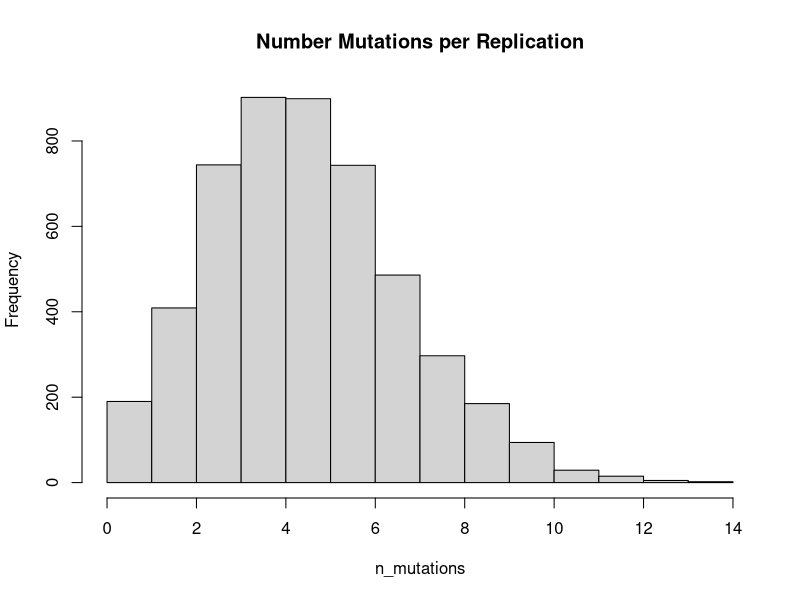
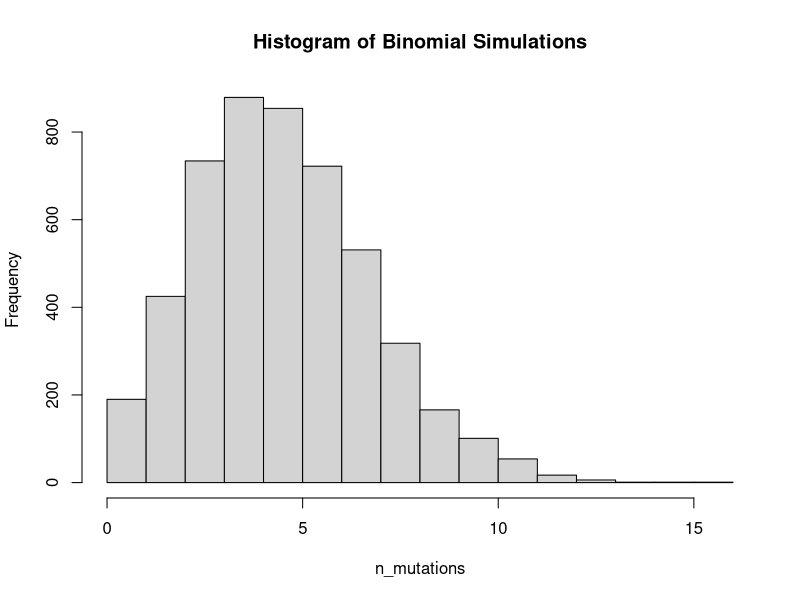
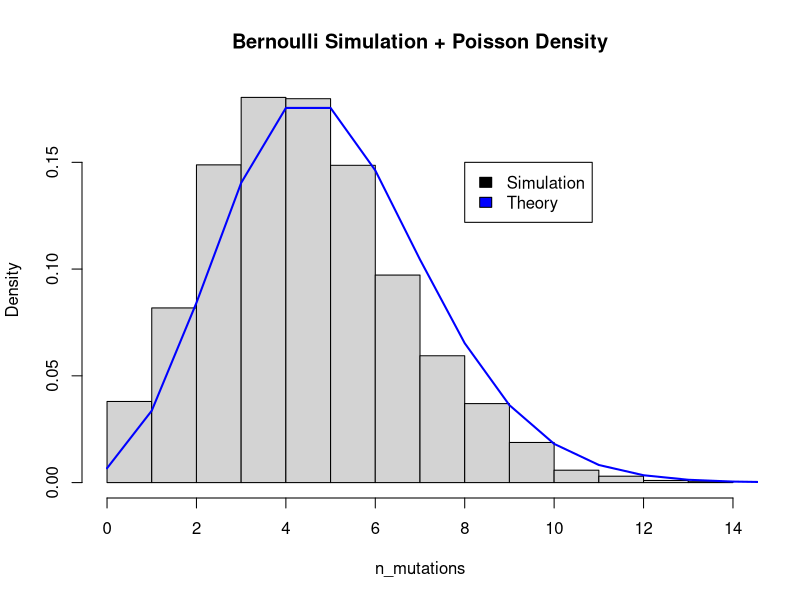
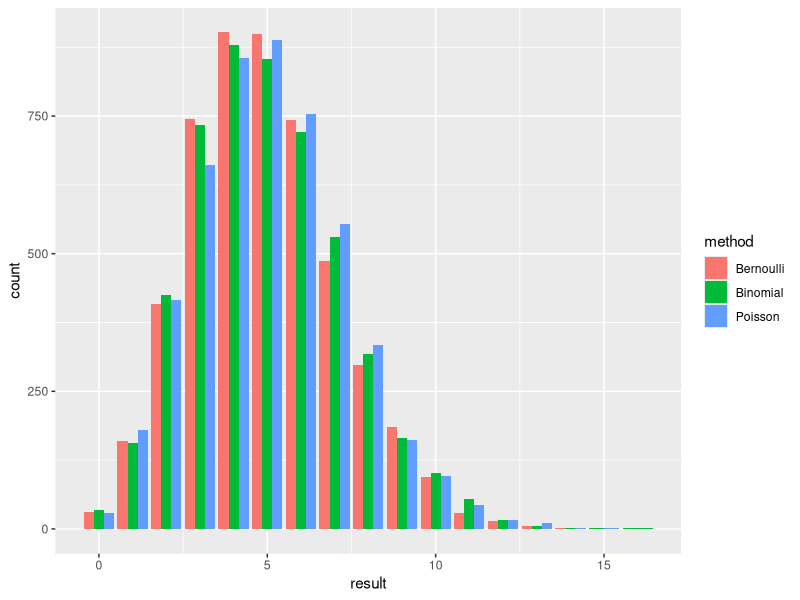
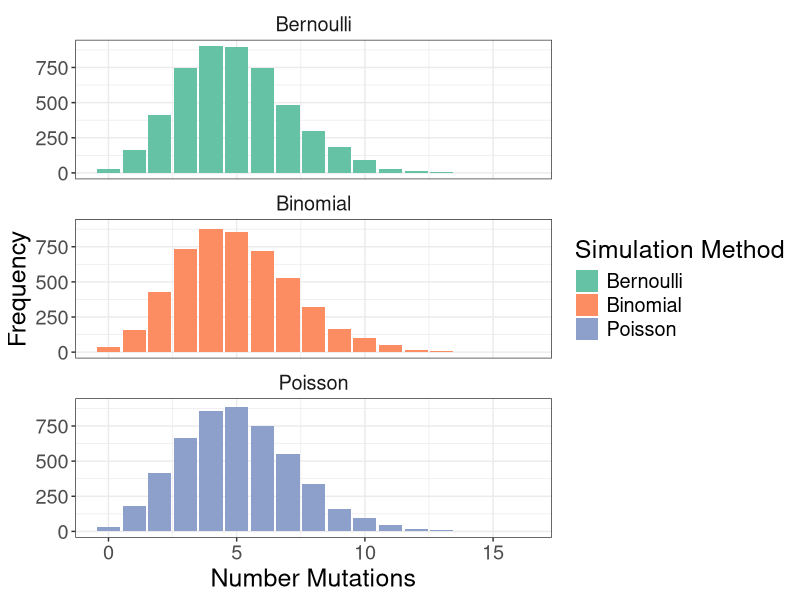
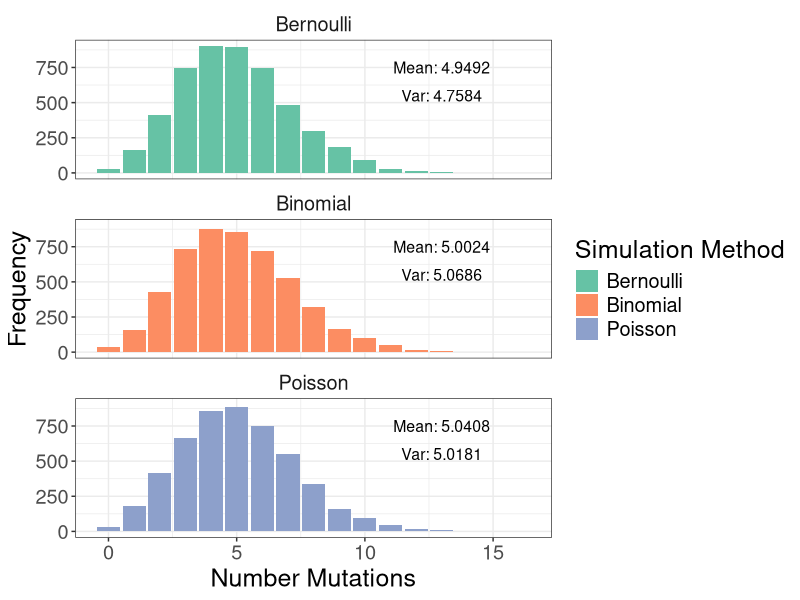

Here is the R script that generated these plots, in order:
## ---- chunk 1
knitr::opts_chunk$set(echo = TRUE)
## ---- chunk 2
mutation_prob<-5e-4 #Assigning the mutation rate
## We simulate using the r function runif to call a Random number from a UNIForm distribution
decision_number<-runif(1) #we only want 1 number
mutation<-mutation_prob>=decision_number #Did a mutation occur?
print(mutation)
## ---- chunk 3
## What about a whole genome's worth? How many would we expect? How variable would we expect this rate to be?
## Let's simulate to find out
## First, for the sake of everyone getting the same answer we can set the random number generator.
set.seed(1297)
decision_numbers<-runif(1e4) #R tip: the first argument for runif is the how many random numbers you want, so if you set a large number you get back a vector of numbers
total_mutations<-sum(decision_numbers<=mutation_prob) #R tip: R encodes FALSE=0 and TRUE=1 for the purpose of converting logical symbols to numbers. So sum({logical vector}) will give you the number of TRUEs. Also, the logical operators >,<,!=,== etc can automatically tell when you're comparing a single numeric to a vector and will do the comparison on the entire vector at once. Caution: If you compare two vectors of different lengths to each other, R will do some weird stuff, so avoid doing that. 
print(total_mutations)
## Pretty close to our expectation no?
## ---- chunk 4
## Now we can quickly sample the number of mutations for a genome replication
number_mutations<-rbinom(n=1,size=1e4,prob=mutation_prob) ## The n argument here tells us how many random numbers we want to generate, so this time we say 1 for 1 replication. 
print(number_mutations)
## ---- chunk 5
## This was for one replication for one genome. To get a feeling for the variance, we can simulate a bunch of times
## We're going to make this fast by using the apply family of functions
n_genomes=5000 #Say we're going to look at 5000 genomes replicating
## Now we're going to store the information from our simulation of each genome in a matrix
## For this matrix, the columns will each represent 1 genome, and the rows will each represent 
## 1 base pair. The number (simulated by runif) will represent the Bernoulli trial conducted on
## that base pair for that genome. If the value is <= mutation rate, we call that a mutation.
decision_matrix<-matrix(data=runif(1e4*n_genomes),ncol=n_genomes) 
## Let's see what this matrix looks like
str(decision_matrix)
## To operate on all columns of this matrix at once, we'll use apply.
## In R, the apply family of functions is there so that you don't have to worry about
## writing your own for loops to perform a function many times. apply works specifically on
## matrices. The function goes like this:
## apply(matrix, (1 for apply a function to every row, 2 for every column), function)
## In this implementation we're using an anonymous function, which means that we only define it
## in the command where we use it, so it isn't stored in memory. I do this a lot for my own convenience
## when I want to do an operation that I'm only ever going to want to do once and don't want to bother
## writing out the proper function for it, here I'm just demonstrating. 
## The syntax of an anonymous function is the same as the syntax of a regular function
## function(variables) {what to return} So in this case our function takes input x
## where x is a column of decision_matrix and gives me the number of TRUE's for x<=mutation_prob
n_mutations<-apply(decision_matrix,2,function(x) sum(x<=mutation_prob))
## Let's see what we got
## First we can check out the format of the output
str(n_mutations)
## We get one number for each column
hist(n_mutations,main='Number Mutations per Replication')
## Now let's learn a little bit about this simulations
avg_number_mutations<-mean(n_mutations)
var_number_mutations<-var(n_mutations)

print(avg_number_mutations)
print(var_number_mutations)
## Interesting... the mean and the variance appear to be the same. And remember, std dev = sqrt(var)
## so the standard deviation of this distribution would be like sqrt(5)~2.236
## ---- chunk 6
## This is gonna be so much easier
mutation_binomial<-rbinom(n_genomes,size=1e4,prob=mutation_prob)
## Boom
hist(mutation_binomial,xlab='n_mutations',main='Histogram of Binomial Simulations')
## Now let's learn something about the distribution
binomial_mean<-mean(mutation_binomial)
binomial_var<-var(mutation_binomial)
print(binomial_mean)
print(binomial_var)

## Ooh look at that very similar to our Bernoulli trial-based approach. 
## Note again that mean~variance. Also, note that this distribution is *asymmetric* looking.

## ---- chunk 7
## Simulating with Poisson distribution
mutations_pois<-rpois(n_genomes,1e4*mutation_prob)
## The syntax here is the same as the binomial, except this time we only provide one parameter
## lambda, which in the binomial framework is n*p. 
hist(n_mutations,main='Bernoulli Simulation + Poisson Density',freq=FALSE)
lines(0:15,dpois(0:15,lambda=5),col='blue',lwd=2)
legend(legend=c('Simulation','Theory'),fill=c('black','blue'),
       x=8,y=0.15)

## Let's do a slightly more sophisticated visualization
## Using library of all libraries, ggplot2
library(ggplot2)
## Before we can do ggplots, we need to transform the data into a data.frame
method_labels<-rep(c('Bernoulli','Binomial','Poisson'),each=n_genomes)
plotting_data_frame<-data.frame(method=method_labels,
                                result=c(n_mutations,mutation_binomial,mutations_pois))
## Constructing out plot
sim_plot<-ggplot(plotting_data_frame)+
  geom_bar(aes(x=result,fill=method,group=method),position='dodge')
sim_plot

## This is a good start but we can jazz this up to be much more readable
sim_plot_nicer<-sim_plot+
  facet_wrap(~method,ncol=1)+
  xlab('Number Mutations')+
  ylab('Frequency')+
  scale_fill_brewer(name='Simulation Method',palette='Set2')+
  theme_bw()+
  theme(strip.background=element_blank(),
        text=element_text(size=18))
sim_plot_nicer

## And now we can compare our simulation schemes and see that they all follow from each other, cool!
library(dplyr)
summary_info<-plotting_data_frame %>%
  group_by(method) %>%
  summarize(mean_val=mean(result),
            var_val=var(result),
            sd_val=sqrt(var_val)) %>%
  mutate(x_pos=13,
         y_pos=750)
sim_plot_with_additional_info<-sim_plot_nicer+
  geom_text(data=summary_info,
            aes(x=x_pos,y=y_pos,label=paste0('Mean: ',mean_val)),
            size=4)+
  geom_text(data=summary_info,
            aes(x=x_pos,y=y_pos-200,label=paste0('Var: ',round(var_val,4))),
            size=4)
sim_plot_with_additional_info
  


## ---- chunk 8

